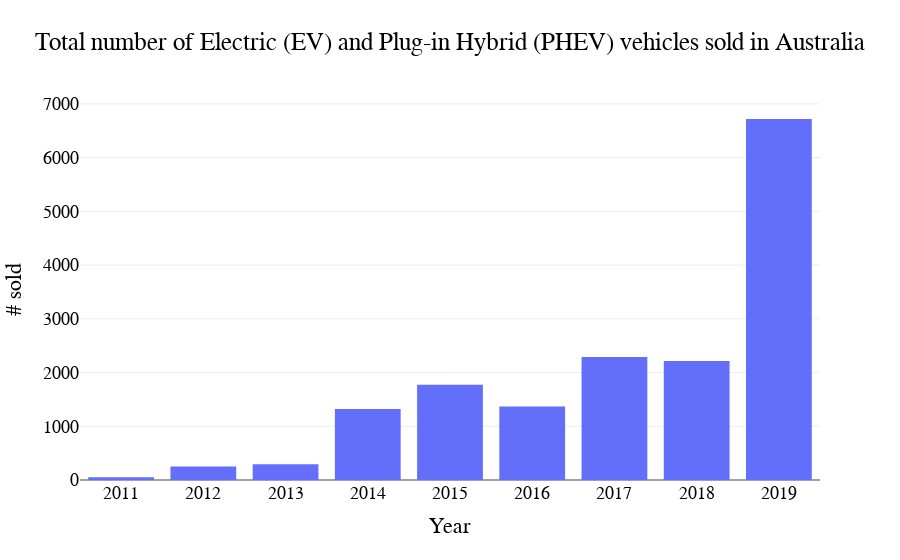

Here is the notebook cell this chart was saved with:
### Code cell
# Plot bar graph

x = aus_ev_df['year']
y = aus_ev_df['EV_PHEV']

fig = px.bar(x=x, y=y, labels=dict(x="Year", y="# sold"),
             title='Total number of Electric (EV) and Plug-in Hybrid (PHEV) vehicles sold in Australia')

fig.update_layout(
    font_family="Helvetica",
    font_color="black",
    title_font_family="Helvetica",
    title_font_color="black",
    legend_title_font_color="black")

fig.layout.template = 'presentation'

fig.update_xaxes(title_font_family="Helvetica")
plotly.offline.plot(fig, filename='/Users/minoperic/Data Analytics/Data Investigations/australian-electric-vehicle-sales/fig_1.html')
fig.show()

### Figure 1 — Plotly figure (JSON) as saved in the notebook; plotly's stock layout.template omitted (floating-point values rounded to 4 significant figures)
{"data": [{"alignmentgroup": "True", "hovertemplate": "Year=%{x}<br># sold=%{y}<extra></extra>", "legendgroup": "", "marker": {"color": "#636efa", "pattern": {"shape": ""}}, "name": "", "offsetgroup": "", "orientation": "v", "showlegend": false, "textposition": "auto", "type": "bar", "x": [2019, 2018, 2017, 2016, 2015, 2014, 2013, 2012, 2011], "xaxis": "x", "y": [6718, 2216, 2287, 1369, 1771, 1322, 293, 253, 49], "yaxis": "y"}], "layout": {"barmode": "relative", "font": {"color": "black", "family": "Helvetica"}, "legend": {"title": {"font": {"color": "black"}}, "tracegroupgap": 0}, "title": {"font": {"color": "black", "family": "Helvetica"}, "text": "Total number of Electric (EV) and Plug-in Hybrid (PHEV) vehicles sold in Australia"}, "xaxis": {"anchor": "y", "domain": [0, 1], "title": {"font": {"family": "Helvetica"}, "text": "Year"}}, "yaxis": {"anchor": "x", "domain": [0, 1], "title": {"text": "# sold"}}}}
